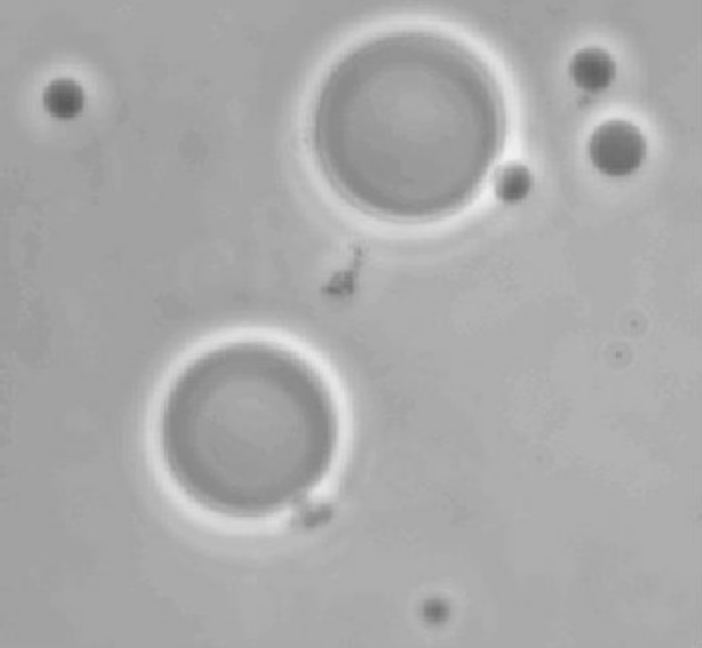
#> input picture semana 11/imagens/Fig1039(a)(polymersomes).png, 702 x 648 px, found by its file name
$ python Q3.py
#> lines starting #> are read from the running program, lines starting #| are printed output that depends on the picture; after the words box and inside, x2 and y2 are one past the last pixel; in counts of white or black regions, pixels touching at a corner belong together; long printed decimals are rounded
#> further down, img is the input picture: shape (648, 702); min 90, max 241, mean 169.6
import cv2
import numpy as np
from matplotlib import pyplot as plt

def limiar(img):
    T0 = img.flatten().mean()
#> T0 = 169.6
    T = 0
    dT = 1
    while(abs(T0 - T) >= dT):
        a = img[np.where(img > T0)]
        b = img[img <= T0]
        ma = np.mean(a)
        mb = np.mean(b)
        T = (ma + mb) / 2
        T0 = T
#> this loop made 1 pass
#> (ma, mb, T, T0) on pass 1: (178.6, 160.2, 169.4, 169.4)
    img,nImg = cv2.threshold(img,T0,255, cv2.THRESH_BINARY)
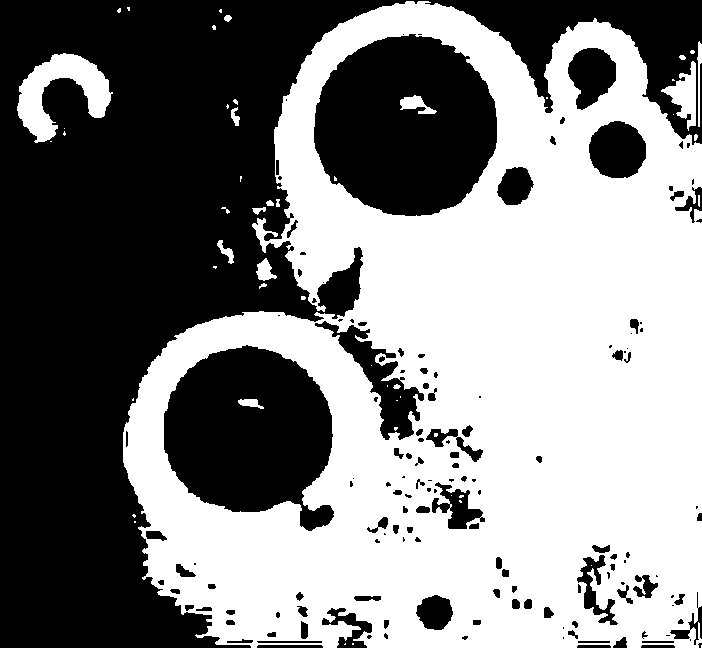
#> nImg: shape (648, 702); 51.2% white; 151 black regions (56 under 20 px), largest, box (x1, y1, x2, y2) and area: (0, 0, 702, 648) 154855, (314, 34, 497, 216) 25527, (164, 345, 334, 531) 22504
#> img = 169
    print(f"Limiar: {T}")
#| Limiar: 169.395
    return nImg

def otsu(im):
    [hist, _] = np.histogram(im, bins=256, range=(0, 255))
#> hist = 256 values, max 51417 at index 162, min 0 at index 0, mean 1776.9
    hist = 1.0*hist/np.sum(hist)
#> hist = 256 values, max 0.113 at index 162, min 0 at index 0, mean 0.00391

    val_max = -999
    thr = -1
    for t in range(1,255):
        q1 = np.sum(hist[:t])
        q2 = np.sum(hist[t:])
        m1 = np.sum(np.array([i for i in range(t)])*hist[:t])/q1
        m2 = np.sum(np.array([i for i in range(t,256)])*hist[t:])/q2
        val = q1*(1-q1)*np.power(m1-m2,2)
        if val_max < val:
            val_max = val
            thr = t
#> this loop made 254 passes
#> (q1, q2, m1, m2, val, val_max) on passes 91 to 102: (1.54e-05, 1, 90, 169.6, 0.0975, 0.0975), (7.25e-05, 1, 90.79, 169.6, 0.451, 0.451), (0.000125, 1, 91.3, 169.6, 0.769, 0.769), (0.000182, 1, 91.83, 169.6, 1.1, 1.1), (0.00022, 1, 92.2, 169.6, 1.32, 1.32), (0.000266, 1, 92.69, 169.6, 1.57, 1.57), (0.000312, 1, 93.18, 169.6, 1.82, 1.82), (0.000385, 1, 93.9, 169.6, 2.21, 2.21), (0.000451, 1, 94.5, 169.6, 2.54, 2.54), (0.000517, 0.999, 95.07, 169.6, 2.87, 2.87), (0.000598, 0.999, 95.74, 169.7, 3.26, 3.26), (0.000688, 0.999, 96.43, 169.7, 3.69, 3.69)
#> (q1, q2, m1, m2, val) on passes 1 to 6: (0, 1, nan, 169.6, nan), (0, 1, nan, 169.6, nan), (0, 1, nan, 169.6, nan), (0, 1, nan, 169.6, nan), (0, 1, nan, 169.6, nan), (0, 1, nan, 169.6, nan)
#> after the loop, thr = 182; val_max = 88.93

    print("Limiar: {}".format(thr))
#| Limiar: 182

    f = plt.figure(1)
    plt.imshow(im, cmap = 'gray')
    f.show()
    g = plt.figure(2)
    plt.imshow(im > thr, cmap = 'gray')
    g.show()
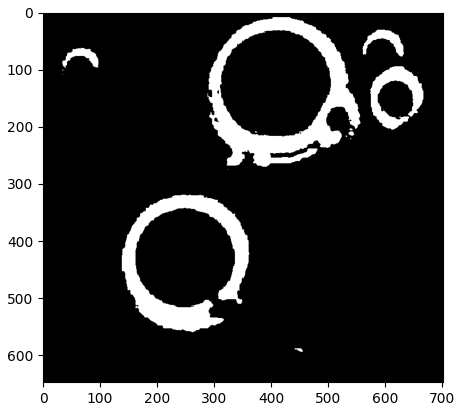
#> figure drawn by matplotlib, 1 panel
    g.savefig('otsu.png')
    input()

img = cv2.imread(r'C:\Users\David\Desktop\imagens\Fig1039(a)(polymersomes).png', cv2.IMREAD_GRAYSCALE)
lSimples = limiar(img)

cv2.imshow("Original", img)
cv2.imshow("Limiar", lSimples)
cv2.imwrite("Limiar.png",lSimples)

cv2.waitKey(0)
cv2.destroyAllWindows()

otsu(img)
#variancia ponderada
